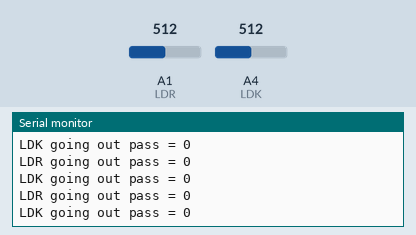
This sketch was run on a simulated Arduino Mega 2560, built with avr-gcc and run on an emulated ATmega2560. Shown: the last lines printed to the serial monitor. The test bench sets the inputs (shaded band); at power-on: A1 (LDR) = 512, A4 (LDK) = 512.

Above: at 4.2 s.
4.3 s: A1 (LDR) set to 338
5.8 s: A1 (LDR) set to 316
At 6.3 s:
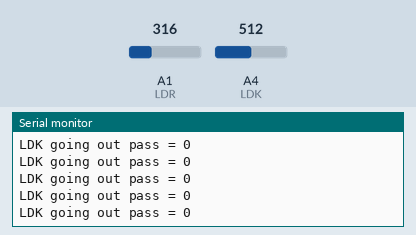
8.8 s: A1 (LDR) set to 293
10.3 s: A1 (LDR) set to 271
At 11.3 s:
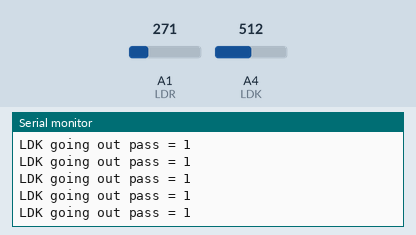

The sketch:

bus.ino
```cpp
#include <pt.h>
#define LDR A1
//String LDR="A1";
//String LDk="A4";
#define LDK A4
#define PT_DELAY(pt, ms, ts) \
  ts = millis(); \
  PT_WAIT_WHILE(pt, millis()-ts < (ms));

struct pt pt_taskAvgLDR;
struct pt pt_taskCheckLDR;
struct pt pt_taskAvgLDK;
struct pt pt_taskCheckLDK;
struct pt pt_taskPassAll;
//struct pt pt_taskPassIn;
//struct pt pt_taskPassOut;

int avgLDR = 0;
int avgLDK = 0;
boolean isComingLDR = false;
boolean isGoingLDR = false;
boolean isHaveAvgLDR = false;

boolean isComingLDK = false;
boolean isGoingLDK = false;
boolean isHaveAvgLDK = false;

String pass = "";
String STR;
int HUMAN = 0, IN = 0, OUT = 0;
int averageLDR()
{
  if(!isHaveAvgLDR){
    int a, cnt = 0, sum = 0;
    for(cnt = 0; cnt < 100; cnt++)
    {
      a = analogRead(LDR);
      sum += a;
    }
    isHaveAvgLDR = true;
    return sum/100;

  }
  return avgLDR;
}
/*
int averageLDR(String temp)
{
  if(!isHaveAvgLDR){
    int a, cnt = 0, sum = 0;
    for(cnt = 0; cnt < 100; cnt++)
    {
      a = analogRead(temp);
      sum += a;
    }
    isHaveAvgLDR = true;
    return sum/100;

  }
  return avgLDR;
}
*/
int averageLDK()
{
  if(!isHaveAvgLDK){
    int a, cnt = 0, sum = 0;
    for(cnt = 0; cnt < 100; cnt++)
    {
      a = analogRead(LDK);
      sum += a;
    }
    isHaveAvgLDK = true;
    return sum/100;

  }
  return avgLDK;
}

void CheckLDR()
{
  int light = analogRead(LDR);
//  Serial.print("light : ");
//  Serial.println(light);
//  Serial.print("avg*0.9 : ");
//  Serial.println(avgLDR*0.9);
//  Serial.print("avg*1.2 : ");
//  Serial.println(avgLDR*1.2);
  if(light < avgLDR*0.9)
  {
    Serial.print("LDR comming in ");
    if(pass != "")
      Serial.println("pass = " + pass);
    else
      Serial.println("pass = 0");
    isComingLDR = true;
    isHaveAvgLDR = false;
  }
  if(light > 1.2*avgLDR)
  {
    Serial.print("LDR going out ");
    if(pass != "")
      Serial.println("pass = " + pass);
    else
      Serial.println("pass = 0");
    isGoingLDR = true;
    isHaveAvgLDR = false;
  }
  if(isComingLDR&&isGoingLDR){

//    Serial.println("+1");
    isComingLDR  = false;
    isGoingLDR = false;
    pass += "1";
  }
//  else
//  {
//    Serial.println("IN AVERAGE");
//  }
}

void CheckLDK()
{
  int light = analogRead(LDK);
//    Serial.print("light : ");
//  Serial.println(light);
//  Serial.print("avgLDK*0.8 : ");
// ; Serial.println(avgLDK*0.8);
//  Serial.print("avgLDK*1.2 : ");
//  Serial.println(avgLDK*1.2);
  if(light < avgLDK*0.9)
  {
    Serial.print("LDK comming in ");
    if(pass != "")
      Serial.println("pass = " + pass);
    else
      Serial.println("pass = 0");
    isComingLDK = true;
    isHaveAvgLDK = false;
  }
  if(light > 1.2*avgLDK)
  {
    Serial.print("LDK going out ");
    if(pass != "")
      Serial.println("pass = " + pass);
    else
      Serial.println("pass = 0");
    isGoingLDK = true;
    isHaveAvgLDK = false;
  }
  if(isComingLDK&&isGoingLDK){

//    Serial.println("+1");
    isComingLDK  = false;
    isGoingLDK = false;
    pass += "2";
  }
}

PT_THREAD(taskAvgLDR(struct pt* pt)){
  static uint32_t ts;
  PT_BEGIN(pt);
  while(1)
  {
    avgLDR = averageLDR();
    PT_DELAY(pt, 1 ,ts);
  }
  PT_END(pt);
}

/*PT_THREAD(taskAvgLDR(struct pt* pt)){
  static uint32_t ts;
  PT_BEGIN(pt);
  while(1)
  {
    avgLDR = averageLDR(tempLDR);
    PT_DELAY(pt, 1 ,ts);
  }
  PT_END(pt);
}
*/
PT_THREAD(taskAvgLDK(struct pt* pt)){
  static uint32_t ts;
  PT_BEGIN(pt);
  while(1)
  {
    avgLDK = averageLDK();
    PT_DELAY(pt, 1 ,ts);
  }
  PT_END(pt);
}

PT_THREAD(taskCheckLDR(struct pt* pt)){
  static uint32_t ts;
  PT_BEGIN(pt);
  while(1)
  {
    CheckLDR();
    PT_DELAY(pt, 1 ,ts);
  }
  PT_END(pt);
}

PT_THREAD(taskCheckLDK(struct pt* pt)){
  static uint32_t ts;
  PT_BEGIN(pt);
  while(1)
  {
    CheckLDK();
    PT_DELAY(pt, 1 ,ts);
  }
  PT_END(pt);
}


PT_THREAD(taskPassAll(struct pt* pt)){
  static uint32_t ts;
  PT_BEGIN(pt);
  while(1)
  {
    if(pass == "12"){
      Serial.println("          Human In!");
      HUMAN++;
      IN++;
//      STR = ("1-%d\n2-%d\n3-%d" ,HUMAN, IN, OUT);
//      STR = "1-" + HUMAN + "\n2-" + IN + "\n3-" + OUT;
      sentData(HUMAN, IN, OUT);
      pass = "";
//      isPassLDR = false;
//      isPassLDK = false;
    }
    else if(pass =="21"){
      Serial.println("          Human Out!");
      HUMAN--;
      OUT++;
//      STR = ("1-%d\n2-%d\n3-%d" ,HUMAN, IN, OUT);
//      STR = "1-" + HUMAN + "\n2-" + IN + "\n3-" + OUT;
      sentData(HUMAN, IN, OUT);
      pass = "";
    }
//    else if(pass != "" && pass != "1" && pass != "2"){
//      pass = "";
//    }
    else if(pass != ""){
      if(pass == "11")
        pass = "1";
      else if(pass == "22")
        pass = "2";
    }else
      pass = "";
//    Serial.println("pass = " + pass);
    PT_DELAY(pt, 1, ts);
  }
  PT_END(pt);
}

//PT_THREAD(taskPassIn(struct pt* pt)){
//  static uint32_t ts;
//  PT_BEGIN(pt);
//  while(1)
//  {
//    if(isPassLDR && !isPassLDK){
//      Serial.println("Pass 1 Human!");
//      isPassLDR = false;
//      isPassLDK = false;
//    }
//    PT_DELAY(pt, 1, ts);
//  }
//  PT_END(pt);
//}

//PT_THREAD(taskPassOut(struct pt* pt)){
//  static uint32_t ts;
//  PT_BEGIN(pt);
//  while(1)
//  {
//    if(isPassLDR && isPassLDK){
//      Serial.println("Pass 1 Human!");
//      isPassLDR = false;
//      isPassLDK = false;
//    }
//    PT_DELAY(pt, 1, ts);
//  }
//  PT_END(pt);v
//}

void sentData(int HUMAN, int IN, int OUT){
  Serial1.print(20 - HUMAN);
  Serial1.print(".");
  Serial1.print(IN);
  Serial1.print(".");
  Serial1.println(OUT);
}

void setup() {
  // put your setup code here, to run once:
  Serial.begin(9600);
  Serial1.begin(115200);
  sentData(0, 0, 0);

  PT_INIT(&pt_taskAvgLDR);
  PT_INIT(&pt_taskCheckLDR);
  PT_INIT(&pt_taskAvgLDK);
  PT_INIT(&pt_taskCheckLDK);
  PT_INIT(&pt_taskPassAll);

}

void loop() {
  // put your main code here, to run repeatedly:
  //Serial.println(percent(analogRead(LDR), avg));

  taskAvgLDR(&pt_taskAvgLDR);
  taskCheckLDR(&pt_taskCheckLDR);
  taskAvgLDK(&pt_taskAvgLDK);
  taskCheckLDK(&pt_taskCheckLDK);
  taskPassAll(&pt_taskPassAll);
//  Serial.println("hello");
}

//int average()
//{
//  int a, cnt = 0, sum = 0;
//  for(cnt = 0; cnt < 1000; cnt++)
//  {
//    a = analogRead(LDR);
//    sum += a;
//  }
//  return sum/1000;
//}
//
//void Check()
//{
//  if(analogRead(LDR) < avg*0.8)
//  {
//    Serial.println("LOW");
//  }
//  if(analogRead(LDR) > 1.2*avg)
//  {
//    Serial.println("HIGH");
//  }
//  else
//  {
//    Serial.println("IN AVERAGE");
//  }
//}
```

Measured:
- after the input at 10.3 s, the serial monitor: prints a new line after 0.07 s (image 2)
